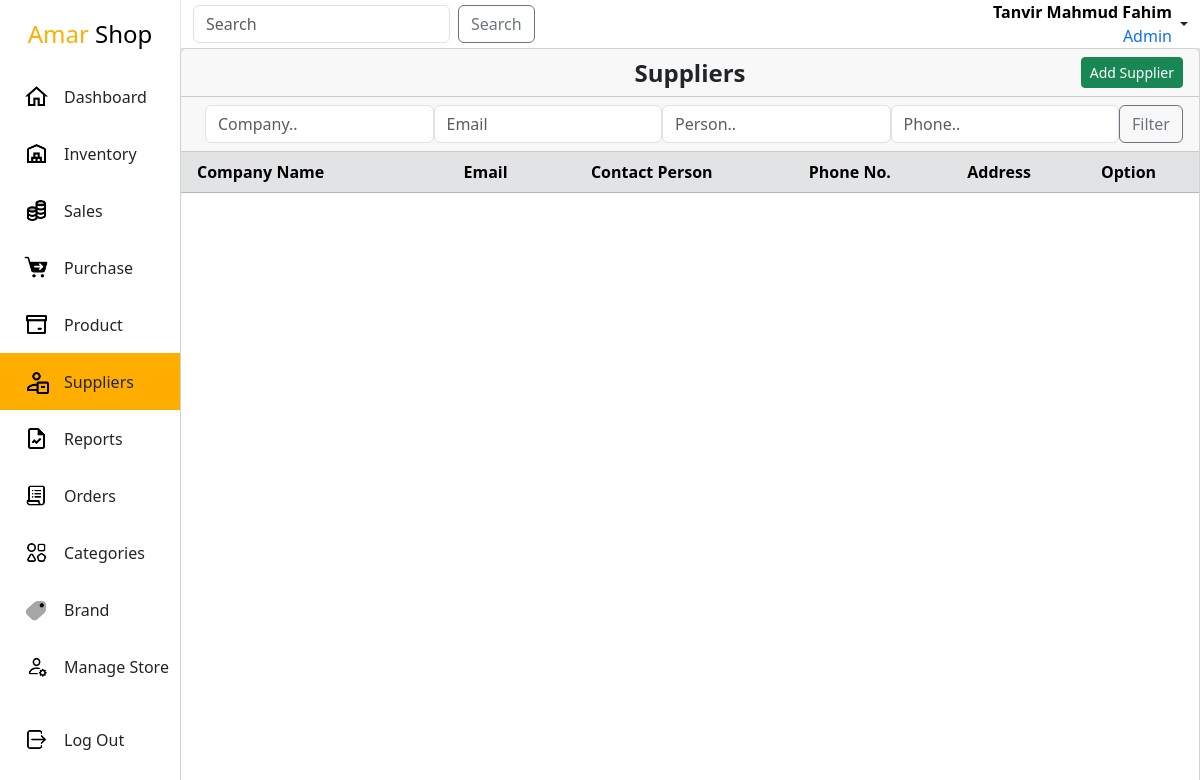
Before: /admin-panel/suppliers/ (signed in) with the older database file.
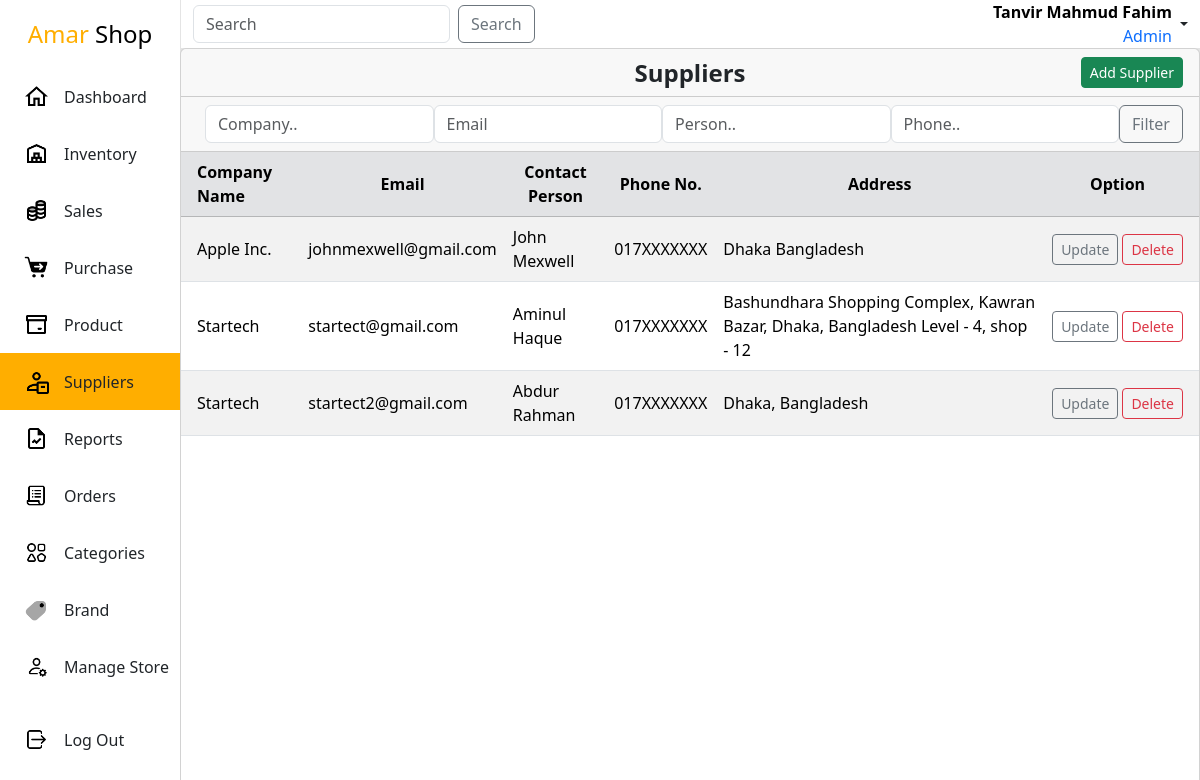
After: the same page with the newer database file.
### app/models.py (models this page shows, shortened)
class Supplier(models.Model):
    company_name = models.CharField(max_length=255)
    contact_person = models.CharField(max_length=255)
    email = models.EmailField(unique=True)
    phone_number = models.CharField(max_length=20)
    address = models.TextField()
    created_at = models.DateTimeField(auto_now_add=True)
    class Meta:
        ordering = ['created_at']

### app/views.py (the view)
# urls.py: path('suppliers/', SuppliersListView.as_view(), name='supplier-list'),
class SuppliersListView(SuperuserRequiredMixin,ListView):
    model = Supplier
    context_object_name = 'suppliers'
    template_name = 'suppliers/supplierList.html'

### app/views.py (called while the page is built)
    def test_func(self):
        if self.request.user.is_superuser:
            return self.request.user.is_superuser
        if self.request.user.is_staff:
            return self.request.user.is_staff

### templates/suppliers/supplierList.html (shortened to what this page needs)
{% extends "Layout.html" %}
{% load static %}
{%block link%}
    <link rel="stylesheet" href="{%static 'css/suppliers.css'%}">
{%endblock link%}
{%block main%}
<div class="supplier">
    <div class="card height-100">
        <div class="card-header d-flex justify-content-end align-items-center position-relative">
            <div class="fs-4 fw-bold position-absolute top-50 start-50 translate-middle">Suppliers</div>
            <a href="{%url 'create-supplier'%}" class="btn btn-sm btn-success">Add Supplier</a>
        </div>
        <div class="card-header d-flex justify-content-end align-items-center">
            <form method="get" action="{%url 'inventory-list'%}" class="ms-2 d-flex">
                <input class="form-control" type="text" name="company" placeholder="Company..">
                <input class="form-control" type="email" name="email" placeholder="Email">
                <input class="form-control" type="text" name="person" placeholder="Person..">
                <input class="form-control" type="text" name="phone" placeholder="Phone..">
                <button type="submit" class="btn btn-outline-secondary input-group-text" for="inputGroupSelect02">Filter</button>
          </form>
        </div>
        <div class="card-body p-0 overflow-scroll">
            <table class="table table-striped">
                <thead class="table-secondary sticky-top">
                    <tr>
                        <th scope="col" class="ps-3 align-middle">Company Name</th>
                        <th scope="col" class="text-center align-middle">Email</th>
                        <th scope="col" class="text-center align-middle">Contact Person</th>
                        <th scope="col" class="text-center align-middle">Phone No.</th>
                        <th scope="col" class="text-center align-middle">Address</th>
                        <th scope="col" class="pe-3 text-center align-middle">Option</th>
                    </tr>
                </thead>
                <tbody>
                    {%for supplier in suppliers%}
                    <tr>
                        <td class="ps-3 align-middle">{{supplier.company_name}}</td>
                        <td class="align-middle">{{supplier.email}}</td>
                        <td class="align-middle">{{supplier.contact_person}}</td>
                        <td class="align-middle">{{supplier.phone_number}}</td>
                        <td class="align-middle">{{supplier.address}}</td>
                        <td class="pe-3 align-middle">
                            <div class="d-flex align-items-center">
                                <a href="{%url 'supplier-update' supplier.id %}" class="btn btn-sm btn-outline-secondary me-1">Update</a>
                                <a href="{%url 'supplier-delete' supplier.id %}" class="btn btn-sm btn-outline-danger">Delete</a>
                            </div>
                        </td>
                    </tr>
                    {%endfor%}
                </tbody>
            </table>
        </div>
    </div>
</div>
{%endblock main%}

Changed rows visible on the page:
added Supplier: company_name "Apple Inc.", email "johnmexwell@gmail.com", contact_person "John Mexwell", phone_number "017XXXXXXX", address "Dhaka Bangladesh"
added Supplier: company_name "Startech", email "startect@gmail.com", contact_person "Aminul Haque", phone_number "017XXXXXXX", address "Bashundhara Shopping Complex, Kawran Bazar, Dhaka, Bangladesh Level - 4, shop - 12"
added Supplier: company_name "Startech", email "startect2@gmail.com", contact_person "Abdur Rahman", phone_number "017XXXXXXX", address "Dhaka, Bangladesh"
